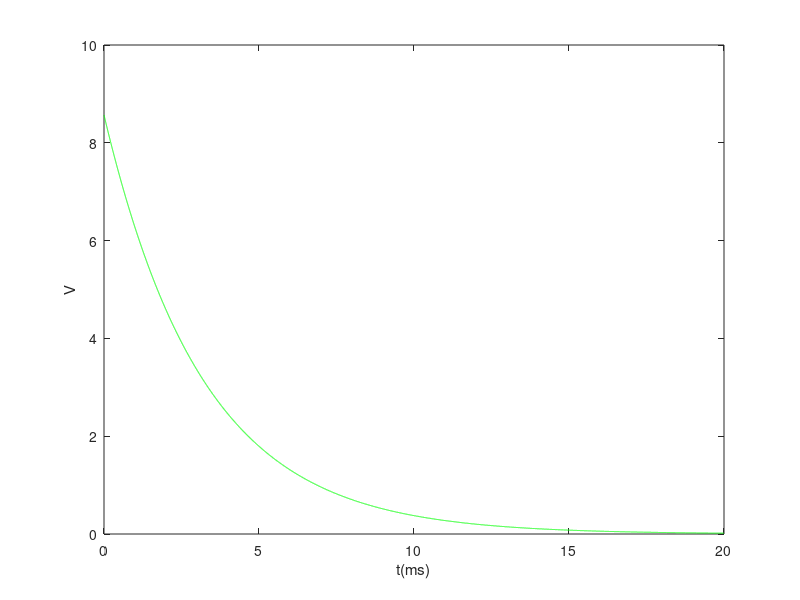
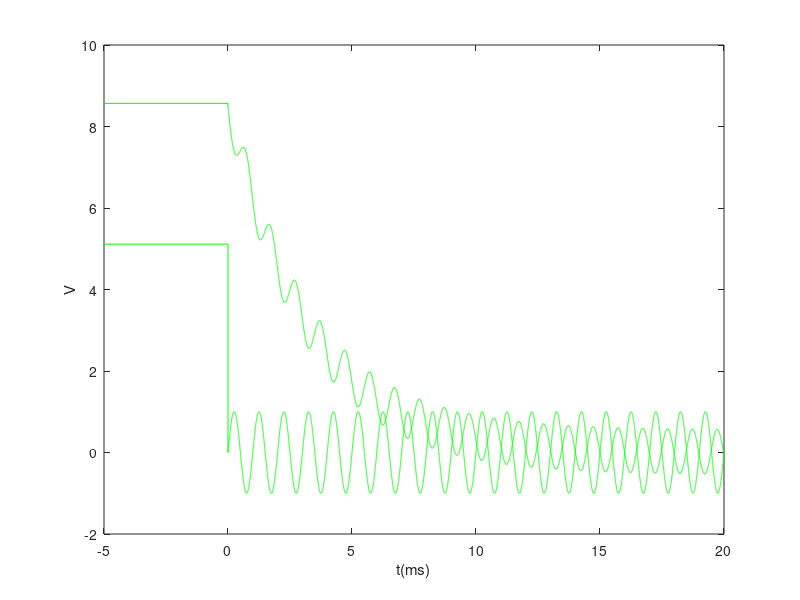
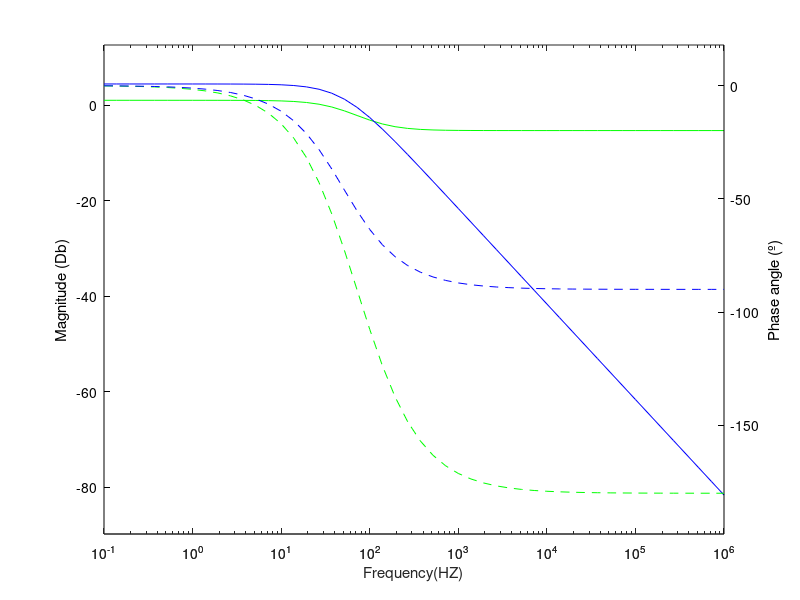

Recreate these plots in MATLAB, in order.

close all
clear all

format long

#---------------------------------
# Values from the Python script
#---------------------------------

dados = dlmread('data.txt');  

R1 = dados(2,4)*1000;
R2 = dados(3,3)*1000;
R3 = dados(4,3)*1000;
R4 = dados(5,3)*1000;
R5 = dados(6,3)*1000;
R6 = dados(7,3)*1000;
R7 = dados(8,3)*1000;
Vs = dados(9,3);
C1 = dados(10,3)*0.000001;
Kb = dados(11,3)*0.001;
Kd = dados(12,3)*1000;

f1 = 1000;

#---------------------------------
# Conductance
#---------------------------------

G1 = 1/R1;
G2 = 1/R2;
G3 = 1/R3;
G4 = 1/R4;
G5 = 1/R5;
G6 = 1/R6;
G7 = 1/R7;

#############################################################
#------------------------------------------------------------
#			    matrix
#------------------------------------------------------------
#############################################################
#task1

A = [1 0 0 0 0 0 0 0 0 0;...
    G1 -(G1+G2+G3) G2 G3 0 0 0 0 0 0;...
    0 -G2 G2 0 0 0 0 0 -1 0;...
    0 G3 0 -(G3+G5+G4) G5 0 0 1 0 0;...
    0 0 0 -G5 G5 0 0 0 1 1;...
    0 0 0 0 0 G7 -G7 -1 0 1;...
    0 0 0 0 0 -(G6+G7) G7 0 0 0;
    0 0 0 0 0 0 0 0 0 1;...
    0 0 0 1 0 G6*Kd -1 0 0 0;...
    0 Kb 0 -Kb 0 0 0 0 -1 0];
    
B = [Vs;0;0;0;0;0;0;0;0;0];


res = A\B

Vn1 = res(1)
Vn2 = res(2)
Vn3 = res(3)
Vn5 = res(4)
Vn6 = res(5)
Vn7 = res(6)
Vn8 = res(7)

IH1 = res(8)
Ib = res(9)
Ic = res(10)


I1 = (Vn1 - Vn2)*G1
I2 = (Vn3-Vn2)*G2
I3 = (Vn2-Vn5)*G3
I4 = (Vn5)*G4
I5 = (Vn5-Vn6)*G5        %direção corrigida para a foto
Id = (Vn7)*G6
I7 = (Vn7-Vn8)*G7
IVs = I1

#Vb eVd



#------------------------------------------------------------
#------------------------------------------------------------
#task2

Vx = Vn6 - Vn8

A = [1 0 0 0 0 0 0 0 0 0;...
    G1 -(G1+G2+G3) G2 G3 0 0 0 0 0 0;...
    0 -G2 G2 0 0 0 0 0 -1 0;...
    0 G3 0 -(G3+G5+G4) G5 0 0 1 0 0;...
    0 0 0 -G5 G5 0 0 0 1 1;...
    0 0 0 0 0 G7 -G7 -1 0 1;...
    0 0 0 0 0 -(G6+G7) G7 0 0 0;
    0 0 0 0 1 0 -1 0 0 0;...
    0 0 0 1 0 G6*Kd -1 0 0 0;...
    0 Kb 0 -Kb 0 0 0 0 -1 0];
    
B = [0;0;0;0;0;0;0;Vx;0;0];    
    
    
res = A\B;

IH1_2 = res(8)
Ib_2 = res(9)
Ic_2 = res(10)



Vn1_2 = res(1)
Vn2_2 = res(2)
Vn3_2 = res(3)
Vn5_2 = res(4)
Vn6_2 = res(5)
Vn7_2 = res(6)
Vn8_2 = res(7)


I1_2 = (Vn1_2 - Vn2_2)*G1
I2_2 = (Vn3_2-Vn2_2)*G2
I3_2 = (Vn2_2-Vn5_2)*G3
I4_2 = (Vn5_2)*G4
I5_2 = (Vn5_2-Vn6_2)*G5        %direção corrigida para a foto
Id_2 = (Vn7_2)*G6
I7_2 = (Vn7_2-Vn8_2)*G7



Ic_i = res(10)
V6_i = res(5)

Req = abs(Vx/Ic_i)
t_c = Req*C1



#------------------------------------------------------------
#------------------------------------------------------------
#task3

t = [0:1e-6:20e-3];
V6_t_natural = V6_i * exp(-t/t_c);

hf=figure();
plot(t*1000, V6_t_natural, "g");

xlabel("t(ms)");
ylabel("V");
print(hf, "plot1.eps", "-depsc");



#------------------------------------------------------------
#------------------------------------------------------------
#task4

f=1e3;   %HZ
w=f*2*pi;
Z_c = -j/(w*C1);


A = [1 0 0 0 0 0 0 0 0 0;...
    G1 -(G1+G2+G3) G2 G3 0 0 0 0 0 0;...
    0 -G2 G2 0 0 0 0 0 -1 0;...
    0 G3 0 -(G3+G5+G4) G5 0 0 1 0 0;...
    0 0 0 -G5 G5 0 0 0 1 1;...
    0 0 0 0 0 G7 -G7 -1 0 1;...
    0 0 0 0 0 -(G6+G7) G7 0 0 0;
    0 0 0 0 -1/Z_c 0 1/Z_c 0 0 1;...
    0 0 0 1 0 G6*Kd -1 0 0 0;...
    0 Kb 0 -Kb 0 0 0 0 -1 0];
    
B = [1;0;0;0;0;0;0;0;0;0];

res = A\B;

Vn1_3 = abs(res(1))
Vn2_3 = abs(res(2))
Vn3_3 = abs(res(3))
Vn4_3 = 0
Vn5_3 = abs(res(4))
Vn6_3 = abs(res(5))
Vn7_3 = abs(res(6))
Vn8_3 = abs(res(7))


#------------------------------------------------------------
#------------------------------------------------------------
#task5

t_neg = [-0.005, 0];


V_t = sin(w*t);
V_t_neg = [Vs, Vs];
V_t = [V_t_neg V_t];

V6_t_forced = abs(res(5))*sin(w*t+arg(res(5)));
V6_t = V6_t_forced + V6_t_natural;
V6_t_neg = [Vx , Vx];
V6_t = [V6_t_neg V6_t];

t_5 = [t_neg t];

hf=figure();
plot(t_5*1000, V_t, "g");
hold on
plot(t_5*1000, V6_t, "g");

xlabel("t(ms)");
ylabel("V");
print(hf, "plot2.eps", "-depsc");


#------------------------------------------------------------
#------------------------------------------------------------
#task6

l = 50;
f = logspace(-1, 6, l);
v6 = ones(l,1);
v6_ph = ones(l,1);


v6_8 = ones(l, 1);
v6_8_ph = ones(l,1);

p = 1;
for t = f

w=t*2*pi;
Z_c = -j/(w*C1);


A = [1 0 0 0 0 0 0 0 0 0;...
    G1 -(G1+G2+G3) G2 G3 0 0 0 0 0 0;...
    0 -G2 G2 0 0 0 0 0 -1 0;...
    0 G3 0 -(G3+G5+G4) G5 0 0 1 0 0;...
    0 0 0 -G5 G5 0 0 0 1 1;...
    0 0 0 0 0 G7 -G7 -1 0 1;...
    0 0 0 0 0 -(G6+G7) G7 0 0 0;
    0 0 0 0 -1/Z_c 0 1/Z_c 0 0 1;...
    0 0 0 1 0 G6*Kd -1 0 0 0;...
    0 Kb 0 -Kb 0 0 0 0 -1 0];
    
B = [1;0;0;0;0;0;0;0;0;0];

res = A\B;
v6(p) = abs(res(5));

v6_ph(p) = arg(res(5))*(180 / pi);

aux = res(5)-res(7);

v6_8(p) = abs(aux);

v6_8_ph(p) = arg(aux)*(180 / pi);
p = p + 1;
endfor

v6 = 20*log10(v6);
v6_8 = 20*log10(v6_8);


hf=figure();
%{
semilogx(f, v6, "color", "g");
hold on
semilogx(f, v6_ph, "color", "g", "linestyle", "--");
semilogx(f, v6_8, "color", "b");
semilogx(f, v6_8_ph, "color", "b" ,"linestyle", "--");

%}

[ax,hline1,hline2] = plotyy (f, v6, f, v6_ph, @semilogx)
hold on 
set(hline1 ,'Color',"g");
set(hline2 ,'Color',"g", "linestyle", "--");
%set(ax(1),'Color',"k");


[ax,hline1,hline2] = plotyy (f, v6_8, f, v6_8_ph, @semilogx); 
set(hline1 ,'Color',"b");
set(hline2 ,'Color',"b", "linestyle", "--");
set(ax,{'ycolor'},{'k';'k'})



ylim_v= [min([v6; v6_8]), max([v6; v6_8])]
ylim_ph = [min([v6_ph; v6_8_ph]), max([v6_ph; v6_8_ph])]

ylim_v = ylim_v + [ylim_v(1)*0.1 ,-ylim_v(1)*0.1]
ylim_ph = ylim_ph + [ylim_ph(1)*0.1 ,-ylim_ph(1)*0.1]


set(ax(1), 'YLim', ylim_v);
set(ax(2), 'YLim', ylim_ph);


xlabel("Frequency(HZ)")
ylabel(ax(1), 'Magnitude (Db)');
ylabel(ax(2), 'Phase angle (º)');
print(hf, "plot3.eps", "-depsc");

#############################################################
#------------------------------------------------------------
#			   oct tbls
#------------------------------------------------------------
#############################################################


file = fopen("Tbl_oct-1.tex", "w");
	fprintf(file, "$V_{N1}$ & %e \\\\ \\hline \n", Vn1);
	fprintf(file, "$V_{N2}$ & %e \\\\ \\hline \n", Vn2);
	fprintf(file, "$V_{N3}$ & %e \\\\ \\hline \n", Vn3);
	fprintf(file, "$V_{N5}$ & %e \\\\ \\hline \n", Vn5);
	fprintf(file, "$V_{N6}$ & %e \\\\ \\hline \n", Vn6);
	fprintf(file, "$V_{N7}$ & %e \\\\ \\hline \n", Vn7);
	fprintf(file, "$V_{N8}$ & %e \\\\ \\hline \n", Vn8);
	
	#fprintf(file, "$V_{b}$ & %e \\\\ \\hline \n", Vb);
	#fprintf(file, "$V_{d}$ & %e \\\\ \\hline \n", Vd);

	fprintf(file, "$@I_{b}$ & %e \\\\ \\hline \n", Ib);
	fprintf(file, "$@I_{c}$ & %e \\\\ \\hline \n", Ic);
	fprintf(file, "$@I_{R1}$ & %e \\\\ \\hline \n", I1);
	fprintf(file, "$@I_{R2}$ & %e \\\\ \\hline \n", I2);
	fprintf(file, "$@I_{R3}$ & %e \\\\ \\hline \n", I3);
	fprintf(file, "$@I_{R4}$ & %e \\\\ \\hline \n", I4);
	fprintf(file, "$@I_{R5}$ & %e \\\\ \\hline \n", I5);
	fprintf(file, "$@I_{d}$ & %e \\\\ \\hline \n", Id);
	fprintf(file, "$@I_{R6}$ & %e \\\\ \\hline \n", I7);

fclose(file);

#------------------------------------------------------------

file = fopen("Tbl_oct-2.tex", "w");
	fprintf(file, "$V_{N1}$ & %e \\\\ \\hline \n", Vn1_2);
	fprintf(file, "$V_{N2}$ & %e \\\\ \\hline \n", Vn2_2);
	fprintf(file, "$V_{N3}$ & %e \\\\ \\hline \n", Vn3_2);
	fprintf(file, "$V_{N5}$ & %e \\\\ \\hline \n", Vn5_2);
	fprintf(file, "$V_{N6}$ & %e \\\\ \\hline \n", Vn6_2);
	fprintf(file, "$V_{N7}$ & %e \\\\ \\hline \n", Vn7_2);
	fprintf(file, "$V_{N8}$ & %e \\\\ \\hline \n", Vn8_2);

	fprintf(file, "$@I_{b}$ & %e \\\\ \\hline \n", Ib_2);
	fprintf(file, "$@I_{d}$ & %e \\\\ \\hline \n", Id_2);
	fprintf(file, "$@I_{H1}$ & %e \\\\ \\hline \n", IH1_2);
	
	fprintf(file, "$@V_{x}$ & %e \\\\ \\hline \n", Vx);
	fprintf(file, "$@I_{x}$ & %e \\\\ \\hline \n", Ic_i);
	fprintf(file, "$@R_{eq}$ & %e \\\\ \\hline \n", Req);
	fprintf(file, "$@\\tau$ & %e \\\\ \\hline \n", t_c);
	

	
fclose(file);

#------------------------------------------------------------

file = fopen("Tbl_oct-3.tex", "w");
	fprintf(file, "$V_{N1}$ & %e \\\\ \\hline \n", Vn1_3);
	fprintf(file, "$V_{N2}$ & %e \\\\ \\hline \n", Vn2_3);
	fprintf(file, "$V_{N3}$ & %e \\\\ \\hline \n", Vn3_3);
	fprintf(file, "$V_{N5}$ & %e \\\\ \\hline \n", Vn5_3);
	fprintf(file, "$V_{N6}$ & %e \\\\ \\hline \n", Vn6_3);
	fprintf(file, "$V_{N7}$ & %e \\\\ \\hline \n", Vn7_3);
	fprintf(file, "$V_{N8}$ & %e \\\\ \\hline \n", Vn8_3);

fclose(file);

#############################################################
#------------------------------------------------------------
#			   ngs files
#------------------------------------------------------------
#############################################################
#
#file = fopen("given_vls_m.tex", "w");
#
#	fprintf(file, "$R1$ & %f \\\\ \\hline \n", R1/1000);
#	fprintf(file, "$R2$ & %f \\\\ \\hline \n", R2);
#	fprintf(file, "$R3$ & %f \\\\ \\hline \n", R3);	
#	fprintf(file, "$R4$ & %f \\\\ \\hline \n", R4);
#	fprintf(file, "$R5$ & %f \\\\ \\hline \n", R5);
#	fprintf(file, "$R6$ & %f \\\\ \\hline \n", R6);
#	fprintf(file, "$R7$ & %f \\\\ \\hline \n", R7);
#	fprintf(file, "$V_s$ & %f \\\\ \\hline \n", Vs);
#	fprintf(file, "$C$ & %f \\\\ \\hline \n", C1*1000000);
#	fprintf(file, "$K_b$ & %f \\\\ \\hline\n", Kb);
#	fprintf(file, "$K_d$ & %f \\\\ \\hline \n", Kd);
#	
#fclose(file);
#
#------------------------------------------------------------

file = fopen("Dados_ngs-1.txt", "w");

	fprintf(file, "R1	N2	N1	%f \n", R1);
	fprintf(file, "R2	N3	N2	%f \n", R2);
	fprintf(file, "R3 	N5	N2	%f \n", R3);	
	fprintf(file, "R4	0	N5	%f \n", R4);
	fprintf(file, "R5	N5	N6	%f \n", R5);
	fprintf(file, "R6	0	N7	%f \n", R6);
	fprintf(file, "R7	N8	N7.	%f \n", R7);

	fprintf(file, "Vs	N1	0	%f \n", Vs);
	fprintf(file, "C	N8	N6	%f \n", C1);

	fprintf(file, "Vaux	N7	N7.	0 \n");

	fprintf(file, "G1	N6	N3	N2	N5	%f \n", Kb);
	fprintf(file, "H1	N5	N8	Vaux	%f \n", Kd);
	
fclose(file);

#------------------------------------------------------------

file = fopen("Dados_ngs-5.txt", "w");

	fprintf(file, "R1	N2	N1	%f \n", R1);
	fprintf(file, "R2	N3	N2	%f \n", R2);
	fprintf(file, "R3 	N5	N2	%f \n", R3);	
	fprintf(file, "R4	0	N5	%f \n", R4);
	fprintf(file, "R5	N5	N6	%f \n", R5);
	fprintf(file, "R6	0	N7	%f \n", R6);
	fprintf(file, "R7	N8	N7.	%f \n", R7);

	fprintf(file, "Vs	N1	0	0.0	AC	1.0	sin(0 1 %f) \n", f1);
	fprintf(file, "C	N8	N6	%f \n", C1);

	fprintf(file, "Vaux	N7	N7.	0 \n");

	fprintf(file, "G1	N6	N3	N2	N5	%f \n", Kb);
	fprintf(file, "H1	N5	N8	Vaux	%f \n", Kd);
	
fclose(file);


